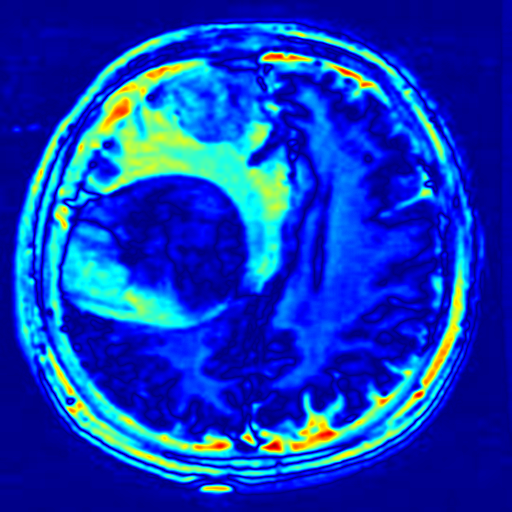
#> input picture results/diff_heatmap.png, 512 x 512 px, given in place of Y10.jpg, which was not available
$ python test_changes.py
#> lines starting #> are read from the running program, lines starting #| are printed output that depends on the picture; after the words box and inside, x2 and y2 are one past the last pixel; in counts of white or black regions, pixels touching at a corner belong together; pictures that were not available may be replaced by others from this repository, and a replacement may not be noted
### ml/segment.py
# ml/segment.py
import cv2
import numpy as np

def segment_tumor(image_path):
#> called with image_path = 'archive/brain_tumor_dataset/yes/Y10.jpg'
    img = cv2.imread(image_path, cv2.IMREAD_GRAYSCALE)
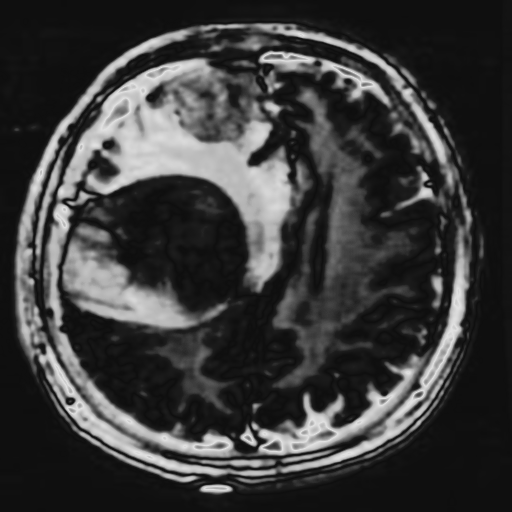
#> img: shape (512, 512); min 14, max 225, mean 59.4
    if img is None:
        raise FileNotFoundError(image_path)

    img = cv2.resize(img, (512, 512))
    blur = cv2.GaussianBlur(img, (5, 5), 0)

    _, thresh = cv2.threshold(blur, 150, 255, cv2.THRESH_BINARY)
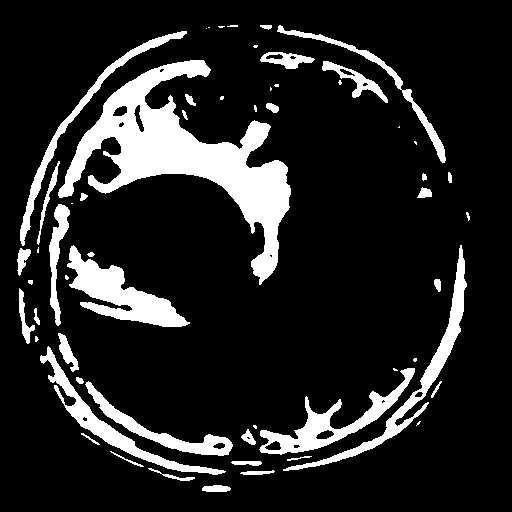
#> thresh: shape (512, 512); 14.4% white; 58 white regions (20 under 20 px), largest, box (x1, y1, x2, y2) and area: (58, 60, 291, 285) 15139, (67, 245, 190, 327) 3828, (283, 245, 467, 471) 3001
    kernel = np.ones((5,5), np.uint8)
    mask = cv2.morphologyEx(thresh, cv2.MORPH_CLOSE, kernel)
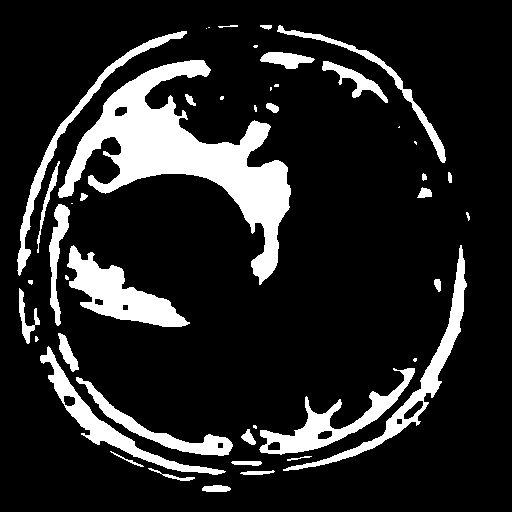
#> mask: shape (512, 512); 14.8% white; 46 white regions (14 under 20 px), largest, box (x1, y1, x2, y2) and area: (58, 60, 291, 285) 15399, (67, 245, 190, 327) 4014, (283, 245, 467, 471) 3250

    return mask

### ml/change_detector.py
# [22 lines of commented-out code are left out]
import cv2
import numpy as np
from ml.segment import segment_tumor

def analyze_change(day0_path, day5_path):
    mask0 = segment_tumor(day0_path)
    mask5 = segment_tumor(day5_path)
#> call 2 of segment_tumor, with image_path = 'archive/brain_tumor_dataset/yes/Y15.jpg'
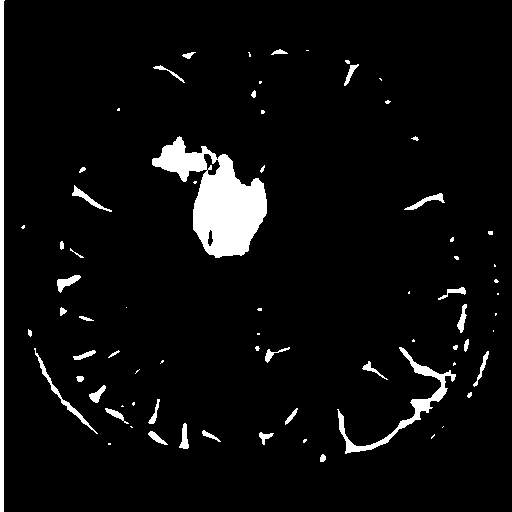
#> input picture results/change_map.png, 512 x 512 px, given in place of Y15.jpg, which was not available
#> in segment_tumor (call 2), `img = cv2.imread(image_path, cv2.IMREAD_GRAYSCALE)`: img: shape (512, 512); 5.1% white; 74 white regions (34 under 20 px), largest, box (x1, y1, x2, y2) and area: (152, 136, 267, 258) 6431, (0, 0, 5, 512) 2049, (337, 347, 456, 454) 1430
#> in segment_tumor (call 2), `blur = cv2.GaussianBlur(img, (5, 5), 0)`:
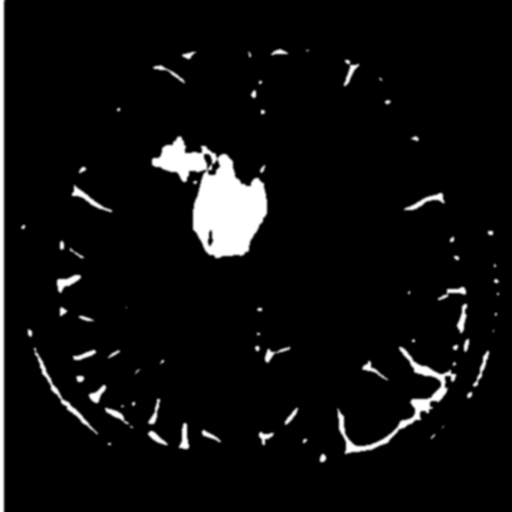
#> blur: shape (512, 512); min 0, max 255, mean 13.1
#> in segment_tumor (call 2), `_, thresh = cv2.threshold(blur, 150, 255, cv2.THRESH_BINARY)`:
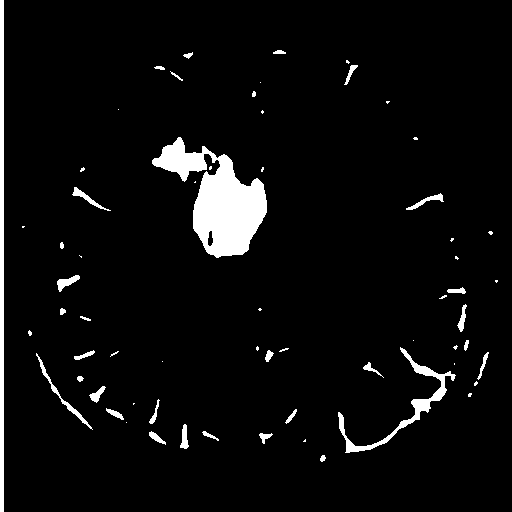
#> thresh: shape (512, 512); 4.7% white; 64 white regions (31 under 20 px), largest, box (x1, y1, x2, y2) and area: (152, 137, 267, 258) 6300, (0, 0, 4, 512) 2048, (338, 347, 456, 453) 1317
#> in segment_tumor (call 2), `mask = cv2.morphologyEx(thresh, cv2.MORPH_CLOSE, kernel)`: mask: shape (512, 512); 4.8% white; 62 white regions (29 under 20 px), largest, box (x1, y1, x2, y2) and area: (152, 137, 267, 258) 6388, (0, 0, 4, 512) 2048, (338, 347, 456, 453) 1317

    area0 = np.sum(mask0 > 0)
#> area0 = 38797
    area5 = np.sum(mask5 > 0)
#> area5 = 12477

    percent_change = 0 if area0 == 0 else ((area5 - area0) / area0) * 100
#> percent_change = -67.84

    diff = cv2.absdiff(mask5, mask0)
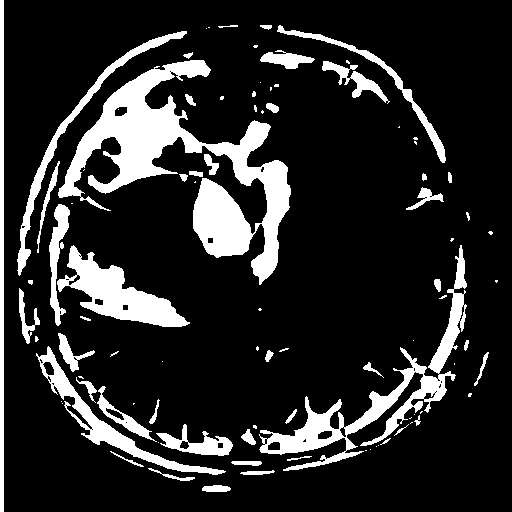
#> diff: shape (512, 512); 16.1% white; 92 white regions (44 under 20 px), largest, box (x1, y1, x2, y2) and area: (58, 60, 291, 285) 15449, (259, 245, 467, 471) 6380, (57, 245, 190, 327) 4119
    cv2.imwrite("results/change_map.png", diff)

    return mask0, mask5, percent_change

### ml/report.py
# [10 lines of commented-out code are left out]
def generate_report(percent):
    if percent > 15:
        return "Significant tumor progression detected."
    elif percent > 5:
        return "Moderate tumor growth detected."
    elif percent < -5:
        return "Tumor regression detected."
    else:
        return "No significant change detected."

### test_changes.py
from ml.change_detector import analyze_change
from ml.report import generate_report
import cv2

day0 = "archive/brain_tumor_dataset/yes/Y10.jpg"
day5 = "archive/brain_tumor_dataset/yes/Y15.jpg"


a0, a5, percent = analyze_change(day0, day5)
#> percent = -67.84
report = generate_report(percent)
#> report = 'Tumor regression detected.'

print("Day-0 Area:", a0)
#> (printed output is left out)
print("Day-5 Area:", a5)
#> (printed output is left out)
print("Change %:", round(percent, 2))
#| Change %: -67.84
print("Report:", report)
#| Report: Tumor regression detected.

img = cv2.imread("results/change_map.png", 0)
cv2.imshow("Tumor Change Map", img)
cv2.waitKey(0)
cv2.destroyAllWindows()
